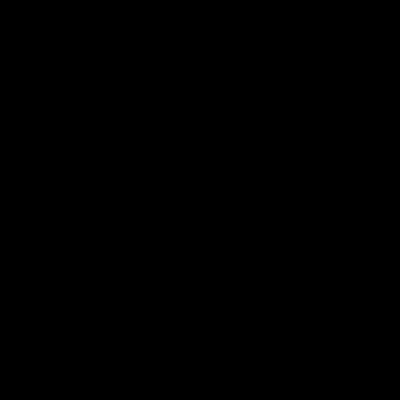
Frame 1 (no input)
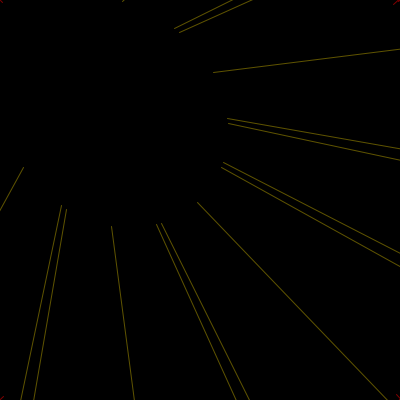
Frame 60 (the mouse pressed at the canvas centre just before this capture)
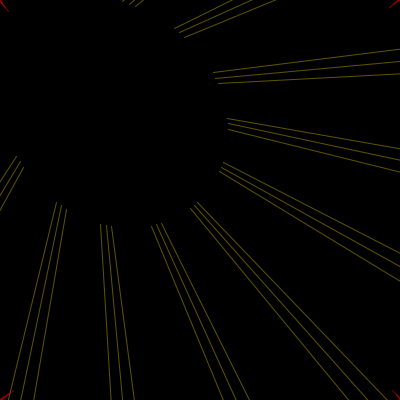
Frame 120 (the mouse held since frame 60 and released just before this capture)

The Processing sketch that drew these frames (run headless with seeded random() and noise(); from frame 60 on, the mouse is pressed at the canvas centre):

// Processing sketch: processing_1642
// ── processing_1642.pde

/* Circle of Confusion 03
   krismkelley 04.16.09
   Adding some Color!
*/

void setup(){
  size(400, 400);
  colorMode(RGB, 255,255,255,100);
  background(0);
  rectMode(CENTER);
  frameRate(30);
}

float deg = 45;
float rad = radians(deg);
float aX = 0;
float aY = 0;

void draw(){
  pushMatrix();
  popMatrix();
  stroke(255, 0, 0, 50);
  translate(width/2, height/2);
  rotate(rad+aX);
  line(width, height, width/2, height/2-aY);
  
  pushMatrix();
  popMatrix();
  stroke(188, 167, 0, 50);
  translate(width/2, height/2);
  rotate(rad+aX);
  line(width, height, width/2, height/2);
  
  aX = aX + .1;
  aY = aY + .2;
  rad = rad + 1;
  
}
